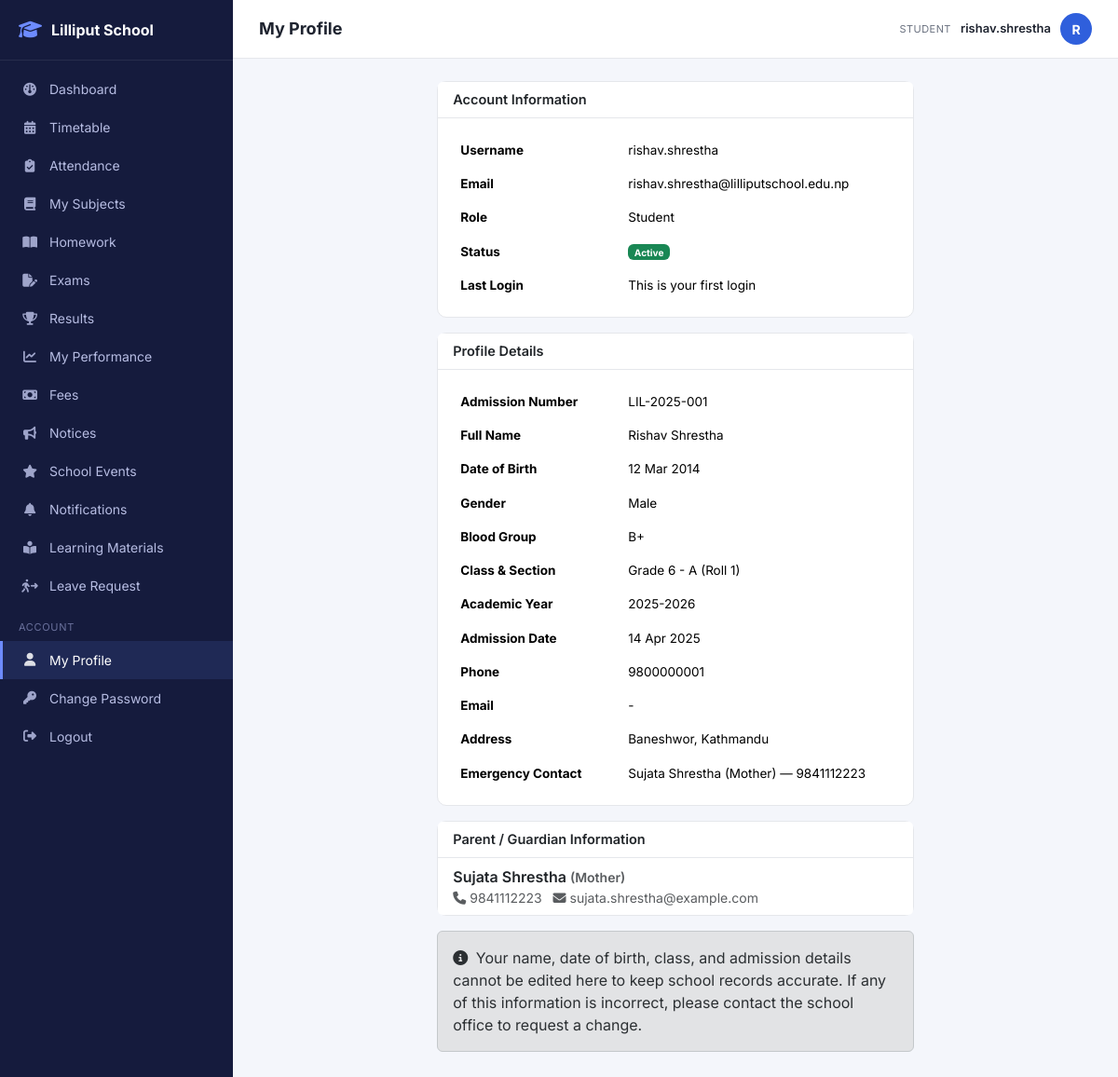
The page /profile.php (signed in) on the database its author committed.
### tables this page shows
CREATE TABLE users (
    id INT AUTO_INCREMENT PRIMARY KEY,
    username VARCHAR(50) NOT NULL UNIQUE,
    email VARCHAR(120) NULL UNIQUE,
    password_hash VARCHAR(255) NOT NULL,
    role ENUM('super_admin','admin','principal','teacher','student','parent','accountant') NOT NULL,
    status ENUM('active','inactive') NOT NULL DEFAULT 'active',
    must_change_password TINYINT(1) NOT NULL DEFAULT 0,
    last_login_at DATETIME NULL,
    created_at DATETIME NOT NULL DEFAULT CURRENT_TIMESTAMP,
    updated_at DATETIME NOT NULL DEFAULT CURRENT_TIMESTAMP ON UPDATE CURRENT_TIMESTAMP,
    INDEX idx_users_role (role)
);

CREATE TABLE students (
    id INT AUTO_INCREMENT PRIMARY KEY,
    user_id INT NULL UNIQUE,                
    admission_number VARCHAR(30) NOT NULL UNIQUE,
    first_name VARCHAR(60) NOT NULL,
    middle_name VARCHAR(60) NULL,
    last_name VARCHAR(60) NOT NULL,
    dob DATE NULL,
    gender ENUM('male','female','other') NOT NULL,
    blood_group VARCHAR(5) NULL,
    photo VARCHAR(255) NULL,
    address VARCHAR(255) NULL,
    phone VARCHAR(20) NULL,
    email VARCHAR(120) NULL,
    emergency_contact_name VARCHAR(100) NULL,
    emergency_contact_relation VARCHAR(40) NULL,
    emergency_contact_phone VARCHAR(20) NULL,
    status ENUM('active','inactive','transferred','graduated','left') NOT NULL DEFAULT 'active',
    created_at DATETIME NOT NULL DEFAULT CURRENT_TIMESTAMP,
    FOREIGN KEY (user_id) REFERENCES users(id) ON DELETE SET NULL
);

CREATE TABLE student_enrollments (
    id INT AUTO_INCREMENT PRIMARY KEY,
    student_id INT NOT NULL,
    academic_year_id INT NOT NULL,
    class_section_id INT NOT NULL,
    roll_number VARCHAR(10) NULL,
    admission_date DATE NULL,
    status ENUM('active','promoted','transferred','graduated','left') NOT NULL DEFAULT 'active',
    remarks VARCHAR(255) NULL,
    UNIQUE KEY uq_student_year (student_id, academic_year_id),
    FOREIGN KEY (student_id) REFERENCES students(id) ON DELETE CASCADE,
    FOREIGN KEY (academic_year_id) REFERENCES academic_years(id) ON DELETE CASCADE,
    FOREIGN KEY (class_section_id) REFERENCES class_sections(id) ON DELETE CASCADE
);

CREATE TABLE classes (
    id INT AUTO_INCREMENT PRIMARY KEY,
    name VARCHAR(30) NOT NULL UNIQUE,
    sort_order INT NOT NULL DEFAULT 0
);

CREATE TABLE sections (
    id INT AUTO_INCREMENT PRIMARY KEY,
    name VARCHAR(10) NOT NULL UNIQUE
);

CREATE TABLE academic_years (
    id INT AUTO_INCREMENT PRIMARY KEY,
    name VARCHAR(20) NOT NULL UNIQUE,
    start_date DATE NOT NULL,
    end_date DATE NOT NULL,
    is_active TINYINT(1) NOT NULL DEFAULT 0
);

CREATE TABLE student_guardians (
    id INT AUTO_INCREMENT PRIMARY KEY,
    student_id INT NOT NULL,
    guardian_id INT NOT NULL,
    relationship VARCHAR(30) NOT NULL DEFAULT 'Guardian',
    is_primary TINYINT(1) NOT NULL DEFAULT 1,
    UNIQUE KEY uq_student_guardian (student_id, guardian_id),
    FOREIGN KEY (student_id) REFERENCES students(id) ON DELETE CASCADE,
    FOREIGN KEY (guardian_id) REFERENCES guardians(id) ON DELETE CASCADE
);

CREATE TABLE guardians (
    id INT AUTO_INCREMENT PRIMARY KEY,
    user_id INT NULL UNIQUE,                
    first_name VARCHAR(60) NOT NULL,
    last_name VARCHAR(60) NOT NULL,
    phone VARCHAR(20) NULL,
    email VARCHAR(120) NULL,
    address VARCHAR(255) NULL,
    FOREIGN KEY (user_id) REFERENCES users(id) ON DELETE SET NULL
);

### profile.php (the view, shortened to what this page needs)
<?php
$db = Database::connection();
$role = Auth::role();
$user = $db->prepare('SELECT * FROM users WHERE id = :id');
$user->execute(['id' => Auth::id()]);
$user = $user->fetch();
$profile = null;
if (in_array($role, ['teacher'], true)) {
    $stmt = $db->prepare('SELECT * FROM teachers WHERE user_id = :id');
    $stmt->execute(['id' => Auth::id()]);
    $profile = $stmt->fetch();
} elseif ($role === 'student') {
    $stmt = $db->prepare('SELECT * FROM students WHERE user_id = :id');
    $stmt->execute(['id' => Auth::id()]);
    $profile = $stmt->fetch();
} elseif ($role === 'parent') {
    $stmt = $db->prepare('SELECT * FROM guardians WHERE user_id = :id');
    $stmt->execute(['id' => Auth::id()]);
    $profile = $stmt->fetch();
}
$studentGuardians = [];
$studentEnrollment = null;
if ($role === 'student' && $profile) {
    $g = $db->prepare("
        SELECT g.*, sg.relationship FROM student_guardians sg
        JOIN guardians g ON g.id = sg.guardian_id WHERE sg.student_id = :id
    ");
    $g->execute(['id' => $profile['id']]);
    $studentGuardians = $g->fetchAll();
    $en = $db->prepare("
        SELECT se.*, c.name AS class_name, sec.name AS section_name, ay.name AS year_name
        FROM student_enrollments se
        JOIN class_sections cs ON cs.id = se.class_section_id
        JOIN classes c ON c.id = cs.class_id
        JOIN sections sec ON sec.id = cs.section_id
        JOIN academic_years ay ON ay.id = se.academic_year_id
        WHERE se.student_id = :id AND ay.is_active = 1 LIMIT 1
    ");
    $en->execute(['id' => $profile['id']]);
    $studentEnrollment = $en->fetch() ?: null;
}
include __DIR__ . '/includes/layout_start.php';
?>
<div class="row justify-content-center">
    <div class="col-md-7">
        <div class="card">
            <div class="card-header">Account Information</div>
            <div class="card-body">
                <table class="table table-borderless mb-0">
                    <tr><th style="width:180px">Username</th><td><?= e($user['username']) ?></td></tr>
                    <tr><th>Email</th><td><?= e($user['email'] ?? '-') ?></td></tr>
                    <tr><th>Role</th><td><?= e(role_label($user['role'])) ?></td></tr>
                    <tr><th>Status</th><td><?= status_badge($user['status']) ?></td></tr>
                    <tr><th>Last Login</th><td><?= $user['last_login_at'] ? e($user['last_login_at']) : 'This is your first login' ?></td></tr>
                </table>
            </div>
        </div>
        <?php if ($profile): ?>
        <div class="card mt-3">
            <div class="card-header">Profile Details</div>
            <div class="card-body">
                <table class="table table-borderless mb-0">
                    <?php if ($role === 'teacher'): ?>
                        <tr><th style="width:180px">Employee ID</th><td><?= e($profile['employee_id']) ?></td></tr>
                        <tr><th>Full Name</th><td><?= e($profile['first_name'] . ' ' . $profile['last_name']) ?></td></tr>
                        <tr><th>Qualification</th><td><?= e($profile['qualification'] ?? '-') ?></td></tr>
                        <tr><th>Phone</th><td><?= e($profile['phone'] ?? '-') ?></td></tr>
                        <tr><th>Joining Date</th><td><?= format_date($profile['joining_date']) ?></td></tr>
                    <?php elseif ($role === 'student'): ?>
                        <tr><th style="width:180px">Admission Number</th><td><?= e($profile['admission_number']) ?></td></tr>
                        <tr><th>Full Name</th><td><?= e($profile['first_name'] . ' ' . ($profile['middle_name'] ? $profile['middle_name'] . ' ' : '') . $profile['last_name']) ?></td></tr>
                        <tr><th>Date of Birth</th><td><?= format_date($profile['dob']) ?></td></tr>
                        <tr><th>Gender</th><td><?= e(ucfirst($profile['gender'])) ?></td></tr>
                        <tr><th>Blood Group</th><td><?= e($profile['blood_group'] ?? '-') ?></td></tr>
                        <tr><th>Class &amp; Section</th><td><?= $studentEnrollment ? e($studentEnrollment['class_name'] . ' - ' . $studentEnrollment['section_name'] . ' (Roll ' . ($studentEnrollment['roll_number'] ?? '-') . ')') : 'Not enrolled yet' ?></td></tr>
                        <tr><th>Academic Year</th><td><?= $studentEnrollment ? e($studentEnrollment['year_name']) : '-' ?></td></tr>
                        <tr><th>Admission Date</th><td><?= $studentEnrollment ? format_date($studentEnrollment['admission_date']) : '-' ?></td></tr>
                        <tr><th>Phone</th><td><?= e($profile['phone'] ?? '-') ?></td></tr>
                        <tr><th>Email</th><td><?= e($profile['email'] ?? '-') ?></td></tr>
                        <tr><th>Address</th><td><?= e($profile['address'] ?? '-') ?></td></tr>
                        <tr><th>Emergency Contact</th><td><?= $profile['emergency_contact_name'] ? e($profile['emergency_contact_name'] . ' (' . $profile['emergency_contact_relation'] . ') — ' . $profile['emergency_contact_phone']) : '-' ?></td></tr>
                    <?php elseif ($role === 'parent'): ?>
                        <tr><th style="width:180px">Full Name</th><td><?= e($profile['first_name'] . ' ' . $profile['last_name']) ?></td></tr>
                        <tr><th>Phone</th><td><?= e($profile['phone'] ?? '-') ?></td></tr>
                        <tr><th>Address</th><td><?= e($profile['address'] ?? '-') ?></td></tr>
                    <?php endif; ?>
                </table>
            </div>
        </div>
        <?php endif; ?>
        <?php if ($role === 'student'): ?>
        <div class="card mt-3">
            <div class="card-header">Parent / Guardian Information</div>
            <ul class="list-group list-group-flush">
                <?php foreach ($studentGuardians as $g): ?>
                    <li class="list-group-item">
                        <div class="fw-semibold"><?= e($g['first_name'] . ' ' . $g['last_name']) ?> <span class="text-muted small">(<?= e($g['relationship']) ?>)</span></div>
                        <div class="small text-muted"><i class="fa-solid fa-phone me-1"></i><?= e($g['phone'] ?? '-') ?> &nbsp; <i class="fa-solid fa-envelope me-1"></i><?= e($g['email'] ?? '-') ?></div>
                    </li>
                <?php endforeach; ?>
            </ul>
        </div>
        <div class="alert alert-secondary mt-3 mb-0">
            <i class="fa-solid fa-circle-info me-1"></i>
            Your name, date of birth, class, and admission details cannot be edited here to keep school records accurate.
            If any of this information is incorrect, please contact the school office to request a change.
        </div>
        <?php endif; ?>
    </div>
</div>
<?php include __DIR__ . '/includes/layout_end.php'; ?>

### core/helpers.php (shortened to what this page needs)
<?php
function e(?string $value): string
{
    return htmlspecialchars((string)($value ?? ''), ENT_QUOTES, 'UTF-8');
}
function format_date(?string $date, string $fmt = 'd M Y'): string
{
    $d = DateTime::createFromFormat('Y-m-d', substr($date, 0, 10));
    return $d ? $d->format($fmt) : $date;
}
function role_label(string $role): string
{
    $labels = [
        'super_admin' => 'Super Admin',
        'admin'       => 'School Admin',
        'principal'   => 'Principal',
        'teacher'     => 'Teacher',
        'student'     => 'Student',
        'parent'      => 'Parent',
        'accountant'  => 'Accountant',
    ];
    return $labels[$role] ?? ucfirst($role);
}
function status_badge(string $status): string
{
    $map = [
        'active' => 'success', 'present' => 'success', 'paid' => 'success', 'pass' => 'success',
        'inactive' => 'secondary', 'left' => 'secondary',
        'absent' => 'danger', 'unpaid' => 'danger', 'fail' => 'danger',
        'late' => 'warning', 'partial' => 'warning', 'pending' => 'warning',
        'transferred' => 'info', 'graduated' => 'primary',
        'submitted' => 'info', 'checked' => 'primary',
        'approved' => 'success', 'rejected' => 'danger',
        'upcoming' => 'info', 'ongoing' => 'warning', 'completed' => 'secondary', 'result_published' => 'success',
    ];
    $color = $map[$status] ?? 'secondary';
    return '<span class="badge text-bg-' . $color . '">' . e(ucfirst($status)) . '</span>';
}

### assets/css/style.css (style rules this page uses)
:root { --sidebar-width: 250px; --brand-color: #2f5fdc; --brand-color-dark: #1e3fa0; --bg-soft: #f4f6fb; --text-muted: #6b7280; --border-color: #e5e7eb; --radius: 10px; }
* { box-sizing: border-box; }
body { font-family: 'Inter', -apple-system, BlinkMacSystemFont, sans-serif; background: var(--bg-soft); color: #1f2430; margin: 0; }
.card { border: 1px solid var(--border-color); border-radius: var(--radius); }
.card-header { background: #fff; border-bottom: 1px solid var(--border-color); font-weight: 600; font-size: 14.5px; }
.table { font-size: 13.5px; }
.table td { vertical-align: middle; }

### rows shown on the page
users: username "rishav.shrestha", email "rishav.shrestha@lilliputschool.edu.np", role "Student", status "Active"
students: admission_number "LIL-2025-001", first_name+middle_name+last_name "Rishav Shrestha", dob "12 Mar 2014", gender "Male", blood_group "B+", phone "9800000001", email "-", address "Baneshwor, Kathmandu", emergency_contact_name+emergency_contact_relation+emergency_contact_phone "Sujata Shrestha (Mother) — 9841112223"
student_enrollments: roll_number.name "Grade 6 - A (Roll 1)", academic_year.name "2025-2026", admission_date "14 Apr 2025"
student_guardians: guardian.last_name "Sujata Shrestha", relationship "Mother", guardian.phone "9841112223", guardian.email "sujata.shrestha@example.com"

### other values the page prints
$label "Dashboard Timetable Attendance My Subjects Homework Exams Results My Performance Fees Notices School Events Notifications Learning Materials Leave Request My Profile Change Password"
$pageTitle "My Profile"
role_label(Auth::role()) "STUDENT"
Auth::username() "rishav.shrestha"
substr(Auth::username(), 0, 1) "R"
